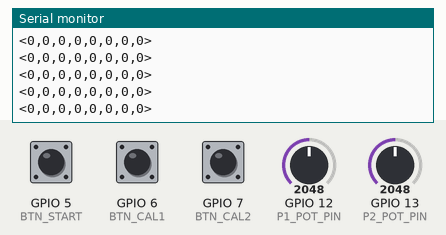
Bench run of a program on a simulated ESP32-S3. Parts: the last lines printed to the serial monitor. Inputs (shaded band) come from the test bench; at power-on: GPIO 5 (BTN_START) HIGH, GPIO 6 (BTN_CAL1) HIGH, GPIO 12 (P1_POT_PIN) = 2048, GPIO 7 (BTN_CAL2) HIGH, GPIO 13 (P2_POT_PIN) = 2048 (analog values on the 0–4095 scale). Random numbers use the default seed unless the program sets one.

Above: at 1.2 s.
1.3 s: GPIO 5 (BTN_START) pulled LOW for 0.15 s
At 1.8 s:
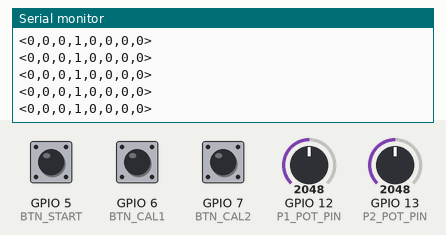
2.9 s: GPIO 6 (BTN_CAL1) pulled LOW for 0.15 s
At 3.4 s:
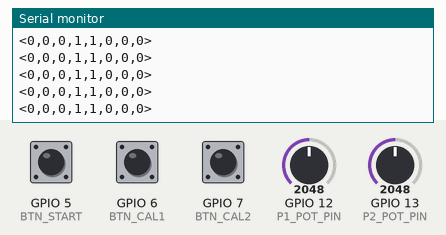
6.0 s: GPIO 12 (P1_POT_PIN) set to 2866
9.0 s: GPIO 7 (BTN_CAL2) pulled LOW for 0.15 s
At 9.5 s:
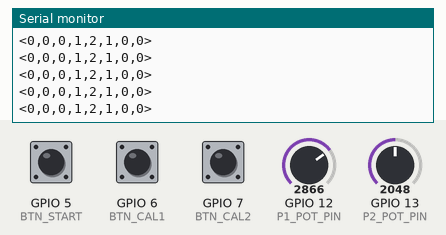
12.1 s: GPIO 13 (P2_POT_PIN) set to 2866
15.1 s: GPIO 12 (P1_POT_PIN) set to 2047
At 15.6 s:
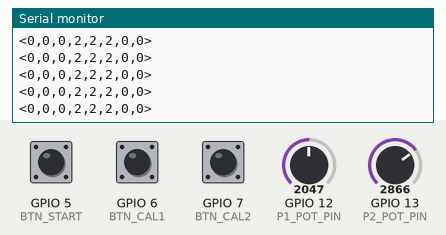
Timing chart, 0 to 18.1 s (numbered marks = the images above; inputs shaded):
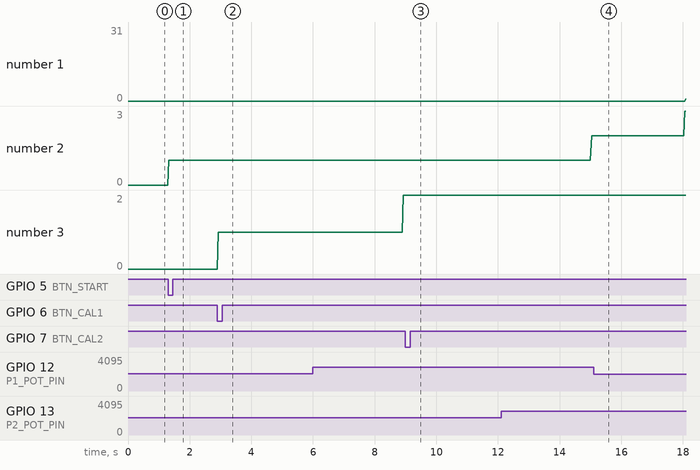

Measured:
- after the input at 1.3 s, the serial monitor: prints a new line at once (image 1)
- after the input at 2.9 s, the serial monitor: prints a new line at once (image 2)
- after the input at 9.0 s, the serial monitor: prints a new line at once (image 3)
- plotted number 1: 0 → 31 after the input at 15.1 s
- plotted number 2: 0 → 1 after the input at 1.3 s

The program:

main.cpp
```cpp
#include <Arduino.h>
#include <freertos/FreeRTOS.h>
#include <freertos/task.h>
#include <freertos/semphr.h>

// ==========================================
// PIN DEFINITIONS (ESP32-S3)
// ==========================================
#define P1_POT_PIN 12
#define P2_POT_PIN 13

#define BTN_START 5
#define BTN_CAL1  6
#define BTN_CAL2  7

#define RXp2 16
#define TXp2 17

// ==========================================
// FREERTOS VARIABLES
// ==========================================
TaskHandle_t Task_DataReceiver;
TaskHandle_t Task_GameEngine;
SemaphoreHandle_t dataMutex; // Protects shared data between cores

// Shared Data (Core 0 writes, Core 1 reads)
int shared_p1_raw = 0;
int shared_p2_raw = 0;

// ==========================================
// GAME CONSTANTS & VARIABLES
// ==========================================
const int MAX_SCORE_DIFF = 100;

// Game State Variables
int p1_score = 0;
int p2_score = 0;
int pattern_state = 0;
int game_state = 0;

int p1_calib_state = 0;
int p2_calib_state = 0;

int p1_min = 4095, p1_max = 0;
int p2_min = 4095, p2_max = 0;
int p1_threshold = 2048;
int p2_threshold = 2048;

unsigned long p1_calib_start = 0;
unsigned long p2_calib_start = 0;

unsigned long game_start_time = 0;
unsigned long last_pattern_change = 0;
unsigned long current_pattern_duration = 3000;
int current_level = 0;

bool last_btn_start = true;
bool last_btn_cal1 = true;
bool last_btn_cal2 = true;

// ==========================================
// HELPER: Generate Pattern Duration
// ==========================================
unsigned long getNextDuration(int level) {
    if (level == 0) return random(2000, 3000);
    if (level == 1) return random(1200, 2000);
    if (level == 2) return random(600, 1200);
    return random(300, 800);
}

// ==========================================
// TASK 1: DATA RECEIVER (Pinned to Core 0)
// ==========================================
void DataTask(void *pvParameters) {
    for (;;) {
        // 1. SIMULATE RECEIVING DATA (Read POTs)
        // Later, your ESP-NOW struct data will drop into here!
        int temp_p1 = analogRead(P1_POT_PIN);
        int temp_p2 = analogRead(P2_POT_PIN);

        // 2. LOCK MUTEX AND UPDATE SHARED DATA
        if (xSemaphoreTake(dataMutex, portMAX_DELAY)) {
            shared_p1_raw = temp_p1;
            shared_p2_raw = temp_p2;
            xSemaphoreGive(dataMutex); // Unlock
        }

        // Run at ~50Hz (20ms) to simulate the ESP-NOW Armband speed
        vTaskDelay(pdMS_TO_TICKS(20));
    }
}

// ==========================================
// TASK 2: GAME ENGINE (Pinned to Core 1)
// ==========================================
void GameTask(void *pvParameters) {
    for (;;) {
        unsigned long current_time = millis();
        bool p1_is_flexing = false;
        bool p2_is_flexing = false;

        // 1. Read Physical Buttons
        bool btn_start_pressed = (digitalRead(BTN_START) == LOW && last_btn_start == HIGH);
        bool btn_cal1_pressed  = (digitalRead(BTN_CAL1) == LOW && last_btn_cal1 == HIGH);
        bool btn_cal2_pressed  = (digitalRead(BTN_CAL2) == LOW && last_btn_cal2 == HIGH);

        last_btn_start = digitalRead(BTN_START);
        last_btn_cal1  = digitalRead(BTN_CAL1);
        last_btn_cal2  = digitalRead(BTN_CAL2);

        // 2. LOCK MUTEX AND READ SHARED SENSOR DATA
        int p1_raw = 0;
        int p2_raw = 0;
        if (xSemaphoreTake(dataMutex, portMAX_DELAY)) {
            p1_raw = shared_p1_raw;
            p2_raw = shared_p2_raw;
            xSemaphoreGive(dataMutex); // Unlock immediately
        }

        // =======================================================
        // STATE 0: START SCREEN
        // =======================================================
        if (game_state == 0) {
            if (btn_start_pressed) {
                game_state = 1;
                p1_calib_state = 0;
                p2_calib_state = 0;
                Serial.println("Game State -> 1 (Calibration)");
            }
        }

        // =======================================================
        // STATE 1: CALIBRATION SCREEN
        // =======================================================
        else if (game_state == 1) {
            bool someone_is_calibrating = (p1_calib_state == 1 || p2_calib_state == 1);

            if (!someone_is_calibrating) {
                if (btn_cal1_pressed && p1_calib_state == 0) {
                    p1_calib_state = 1;
                    p1_calib_start = current_time;
                    p1_min = 4095; p1_max = 0;
                    Serial.println("P1 Calibrating...");
                }
                else if (btn_cal2_pressed && p2_calib_state == 0) {
                    p2_calib_state = 1;
                    p2_calib_start = current_time;
                    p2_min = 4095; p2_max = 0;
                    Serial.println("P2 Calibrating...");
                }
            }

            if (p1_calib_state == 1) {
                unsigned long elapsed = current_time - p1_calib_start;
                if (elapsed <= 3000) {
                    if (p1_raw < p1_min) p1_min = p1_raw;
                } else if (elapsed <= 6000) {
                    if (p1_raw > p1_max) p1_max = p1_raw;
                } else {
                    p1_calib_state = 2;
                    if (p1_max <= p1_min) p1_max = p1_min + 1;
                    p1_threshold = p1_min + ((p1_max - p1_min) / 2);
                    Serial.printf("P1 Ready! Min:%d Max:%d Threshold:%d\n", p1_min, p1_max, p1_threshold);
                }
            }

            if (p2_calib_state == 1) {
                unsigned long elapsed = current_time - p2_calib_start;
                if (elapsed <= 3000) {
                    if (p2_raw < p2_min) p2_min = p2_raw;
                } else if (elapsed <= 6000) {
                    if (p2_raw > p2_max) p2_max = p2_raw;
                } else {
                    p2_calib_state = 2;
                    if (p2_max <= p2_min) p2_max = p2_min + 1;
                    p2_threshold = p2_min + ((p2_max - p2_min) / 2);
                    Serial.printf("P2 Ready! Min:%d Max:%d Threshold:%d\n", p2_min, p2_max, p2_threshold);
                }
            }

            if (p1_calib_state == 2 && p2_calib_state == 2) {
                game_state = 2;
                game_start_time = current_time;
                last_pattern_change = current_time;
                current_pattern_duration = getNextDuration(0);
                p1_score = 0;
                p2_score = 0;
                Serial.println("Game State -> 2 (Countdown!)");
            }
        }
        // =======================================================
        // STATE 2: COUNTDOWN
        // =======================================================
        else if (game_state == 2) {
            // Wait 3 seconds (3, 2, 1), then trigger the actual game
            if (current_time - game_start_time >= 3000) {
                game_state = 3; // Move to PLAYING
                last_pattern_change = current_time; // Reset pattern timer
                Serial.println("Game State -> 3 (Playing!)");
            }
        }

        // =======================================================
        // STATE 3: PLAYING (TUG OF WAR)
        // =======================================================
        else if (game_state == 3) {
            current_level = (current_time - game_start_time) / 20000;

            if (current_time - last_pattern_change >= current_pattern_duration) {
                pattern_state = 1 - pattern_state;
                last_pattern_change = current_time;
                current_pattern_duration = getNextDuration(current_level);
            }

             p1_is_flexing = (p1_raw > p1_threshold);
             p2_is_flexing = (p2_raw > p2_threshold);

            if (pattern_state == 1) {
                if (p1_is_flexing) p1_score++;
                if (p2_is_flexing) p2_score++;
            } else {
                if (!p1_is_flexing) p1_score++;
                if (!p2_is_flexing) p2_score++;
            }

            int score_diff = p1_score - p2_score;
            if (abs(score_diff) >= MAX_SCORE_DIFF) {
                game_state = 4;
                Serial.println("Game State -> 4 (Game Over!)");
            }
        }

        // =======================================================
        // STATE 4: GAME OVER
        // =======================================================
        else if (game_state == 4) {
            if (btn_start_pressed) {
                game_state = 0;
                p1_score = 0;
                p2_score = 0;
                p1_calib_state = 0;
                p2_calib_state = 0;
                Serial.println("Game State -> 0 (Restarted)");
            }
        }

        // =======================================================
        // SERIAL COMMUNICATION TO PYTHON UI
        // =======================================================
        char serialBuffer[64];
        snprintf(serialBuffer, sizeof(serialBuffer), "<%d,%d,%d,%d,%d,%d,%d,%d>\n",
                 p1_score, p2_score, pattern_state, game_state,
                 p1_calib_state, p2_calib_state, p1_is_flexing, p2_is_flexing);

        Serial.print(serialBuffer);

        // FreeRTOS Native Delay: Locks this task to exactly ~30Hz (33ms delay)
        // This frees up Core 1 to do background system tasks while waiting.
        vTaskDelay(pdMS_TO_TICKS(33));
    }
}

// ==========================================
// SETUP
// ==========================================
void setup() {
    Serial.begin(115200);
    Serial2.begin(115200, SERIAL_8N1, RXp2, TXp2);

    analogReadResolution(12);

    pinMode(BTN_START, INPUT_PULLUP);
    pinMode(BTN_CAL1, INPUT_PULLUP);
    pinMode(BTN_CAL2, INPUT_PULLUP);

    randomSeed(analogRead(0));

    // Create the Mutex
    dataMutex = xSemaphoreCreateMutex();

    // Start Task 1 (Core 0) - Handles Incoming Data
    xTaskCreatePinnedToCore(
        DataTask,            // Function to implement the task
        "DataTask",          // Name of the task
        4096,                // Stack size in words
        NULL,                // Task input parameter
        1,                   // Priority of the task (1 is standard)
        &Task_DataReceiver,  // Task handle
        0);                  // Core where the task should run (Core 0)

    // Start Task 2 (Core 1) - Handles Game Engine & Serial Out
    xTaskCreatePinnedToCore(
        GameTask,
        "GameTask",
        8192,                // Larger stack size because of sprintf & game logic
        NULL,
        1,
        &Task_GameEngine,
        1);                  // Core where the task should run (Core 1)

    Serial.println("ESP32 Dual-Core RTOS Initialized & Ready!");
}

// ==========================================
// STANDARD ARDUINO LOOP (Empty!)
// ==========================================
void loop() {
    // In a FreeRTOS architecture, the standard loop() is left empty.
    // The scheduler handles running our custom tasks forever!
    vTaskDelete(NULL);
}
```
